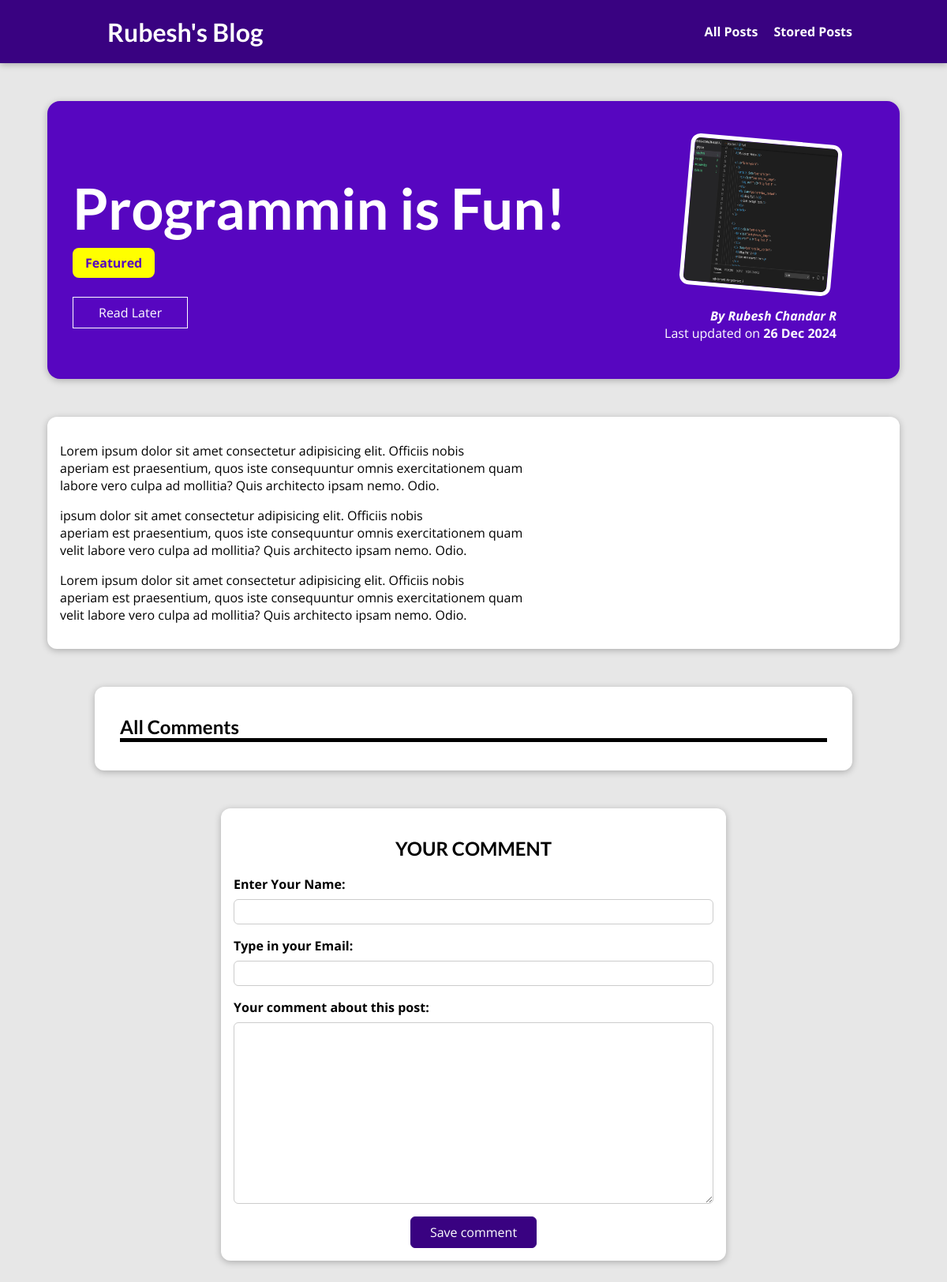
/posts/programmin-is-fun, run on an earlier commit of the app's database.
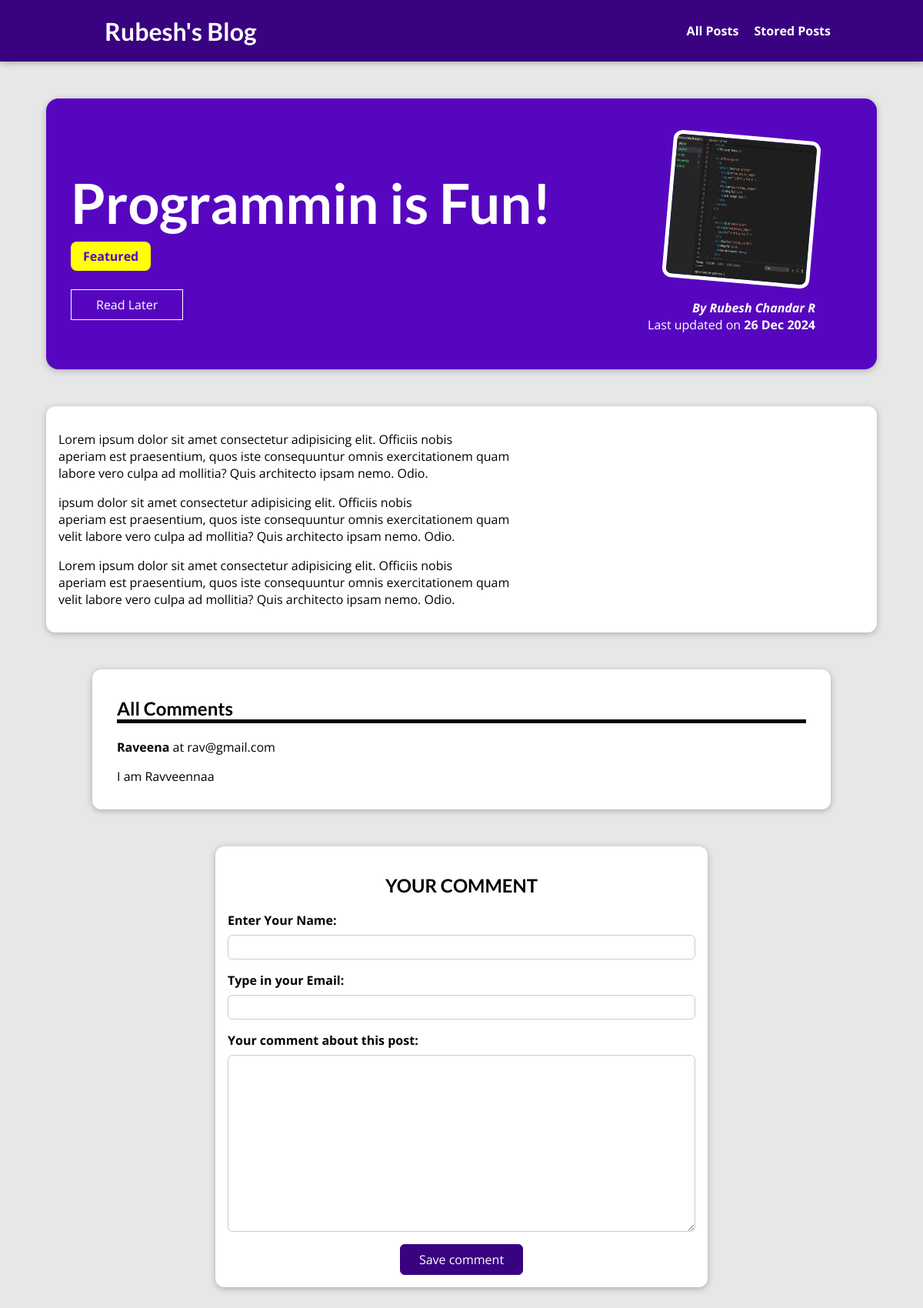
And on a later commit of the database.
### blog/models.py (models this page shows, shortened)
class Tag(models.Model):
    caption = models.CharField(max_length=20)

class Comment(models.Model):
    user_name = models.CharField(max_length=120)
    user_email = models.EmailField()
    text = models.TextField(max_length=400)
    post = models.ForeignKey(
        Post, on_delete=models.CASCADE, related_name="comments")

### blog/views.py (the view, shortened to what this page needs)
# urls.py: path("posts/<slug:slug>", views.SinglePostView.as_view(),
class SinglePostView(View):
    def is_stored_post(self, request, post_id):
        stored_posts = request.session.get("stored_posts")
        if stored_posts is not None:
            is_saved_for_later = post_id in stored_posts
        else:
            is_saved_for_later = False
        return is_saved_for_later
    def get(self, request, slug):
        post = Post.objects.get(slug=slug)
        return render(request, "blog/post-detail.html", {
            "post": post,
            "post_tags": post.tags.all(),
            "comment_form": CommentForm(),
            "comments": post.comments.all().order_by("-id"),
            "saved_for_later": self.is_stored_post(request, post.id)
        })

### blog/forms.py
class CommentForm(forms.ModelForm):
    class Meta:
        model = Comment
        exclude = ["post"]
        labels = {
            "user_name": "Enter Your Name",
            "user_email": "Type in your Email",
            "text": "Your comment about this post"
        }

### blog/models.py (called while the page is built)
    def __str__(self):
        return f"{self.first_name} {self.last_name}"

### blog/templates/blog/post-detail.html (shortened to what this page needs)
{% extends "base.html" %}
{% load static %}
{% block css_styles %}
<link rel="stylesheet" href="{% static "blog/post-detail.css" %}">
{% endblock css_styles %}
{% block content %}
<section id="summary">
    <h2>{{post.title}}</h2>
    <div>
    {% for tag in post_tags %}
        <span class="tag">{{tag.caption}}</span>
    {% endfor %}
    </div>
    <article>
        <img src="{{ post.image.url }}" alt="Post Title"/>
        <address>By <a href="mailto:{{post.author.email}}">{{post.author}}</a></address>
        <div>
            Last updated on <time>{{post.date | date:"d M Y"}}</time>
        </div>
    </article>
<div id="read-later">
    <form action="{% url "read-later" %}" method="POST">
        <button>
            {% if saved_for_later %}
                Remove from Read Later list
            {% else %}
                Read Later
            {% endif %}
        </button>
    </form>
</div>
</section>
<main>
    {{post.content | linebreaks}}
</main>
<section id="comments">
    <h2>All Comments</h2>
    <ul>
        {% for comment in comments  %}
            <li>
                <span> <b>{{comment.user_name}}</b> at {{comment.user_email}}</span>
                <p>{{comment.text | linebreaks}}</p>
            </li>
        {% endfor %}
    </ul>
</section>
<form action="{% url "post-detail-page" post.slug %}" id="comment_form" method="POST">
    <h2>YOUR COMMENT</h2>
    {% for form_fields in comment_form %}
        <div class="form-control {% if form_fields.errors %} invalid {% endif %}">
            {{form_fields.label_tag}}
            {{form_fields}}
        </div>
    {% endfor %}
    <div class="flex_cont">
        <button>Save comment</button>
    </div>
</form>
{% endblock content %}

What changed in the data, as far as the page shows it:
added Comment: user_name "Raveena", user_email "rav@gmail.com", text "I am Ravveennaa"
